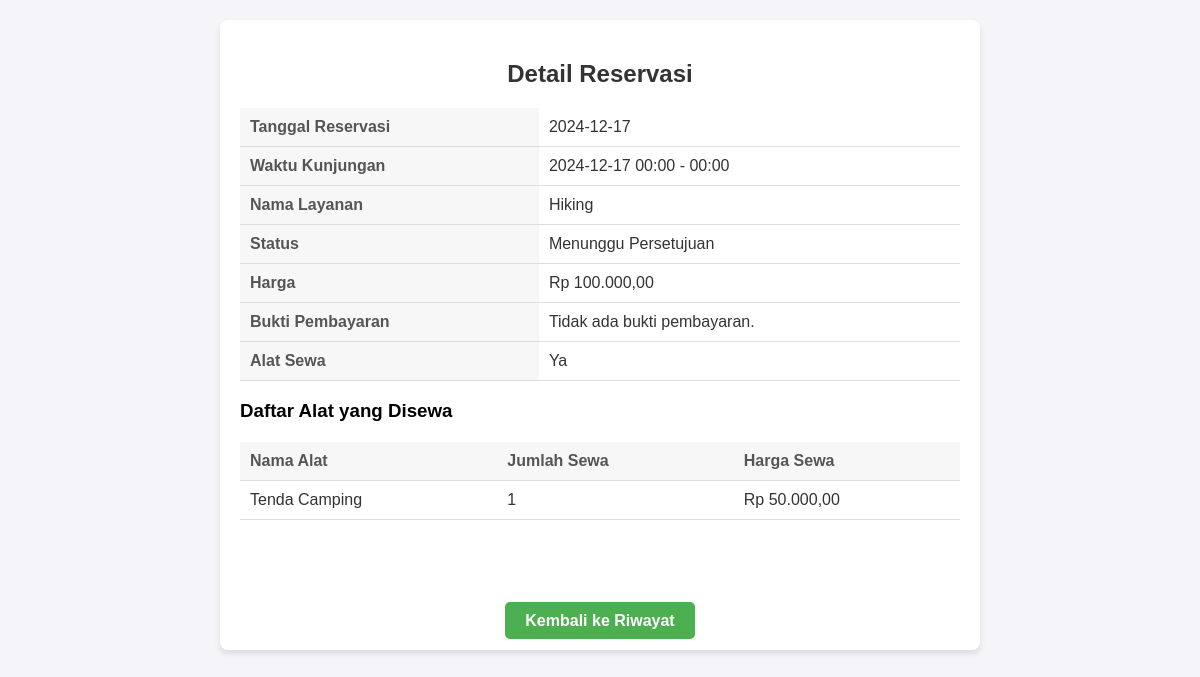
Page /campground/tourist/view_reservation.php?id_reservation=18 (signed in) on the committed database.
### tables this page shows
CREATE TABLE `tb_reservation` (
  `id_reservation` int(11) NOT NULL,
  `id_tourist` int(11) NOT NULL,
  `id_services` int(11) NOT NULL,
  `reservation_date` date NOT NULL,
  `visit_start_date` date NOT NULL,
  `visit_end_date` date NOT NULL,
  `payment_picture` text NOT NULL,
  `id_status` int(10) NOT NULL,
  `is_tools` tinyint(1) NOT NULL,
  `price` int(11) NOT NULL
);

CREATE TABLE `tb_services` (
  `id_services` int(11) NOT NULL,
  `name_services` varchar(50) NOT NULL,
  `desc_services` text NOT NULL,
  `price_services` float NOT NULL
);

CREATE TABLE `tb_status` (
  `id_status` int(11) NOT NULL,
  `title_status` varchar(50) NOT NULL,
  `desc_status` text NOT NULL
);

CREATE TABLE `tb_rent_tools` (
  `id_rent` int(11) NOT NULL,
  `id_tools` int(11) NOT NULL,
  `id_reservation` int(11) DEFAULT NULL,
  `rental_date` date NOT NULL,
  `return_date` date NOT NULL,
  `qty_rent` int(11) NOT NULL,
  `price_rent` int(100) NOT NULL,
  `id_off_reservation` int(11) DEFAULT NULL
);

CREATE TABLE `tb_tools` (
  `id_tools` int(11) NOT NULL,
  `name_tools` varchar(50) NOT NULL,
  `qty_tools` int(11) NOT NULL,
  `price_tools` float NOT NULL
);

### campground/tourist/view_reservation.php (the view, shortened to what this page needs)
<?php
include('db_connection.php');
$id_reservation = $_GET['id_reservation'];
$query = "SELECT tbr.reservation_date, tbr.visit_start_date, tbr.visit_end_date, tbs.name_services,
                 tbr.is_tools, tbr.price, tbst.title_status, tbr.id_status, tbr.id_tourist, tbr.payment_picture
          FROM `tb_reservation` tbr
          JOIN tb_tourist tbt ON tbt.id_tourist = tbr.id_tourist
          JOIN tb_services tbs ON tbs.id_services = tbr.id_services
          JOIN tb_status tbst ON tbst.id_status = tbr.id_status
          WHERE tbr.id_reservation = ?";
$stmt = $conn->prepare($query);
$stmt->bind_param('i', $id_reservation);
$stmt->execute();
$result = $stmt->get_result();
$reservation = $result->fetch_assoc();
$reservation_date = date('Y-m-d', strtotime($reservation['reservation_date']));
$visit_start_date = date('Y-m-d H:i', strtotime($reservation['visit_start_date']));
$visit_end_date = date('H:i', strtotime($reservation['visit_end_date']));
$status = $reservation['title_status'];
$price = number_format($reservation['price'], 2, ',', '.');
$tools_query = "SELECT tbt.name_tools, tbr.qty_rent, tbr.price_rent
                FROM `tb_rent_tools` tbr
                JOIN tb_tools tbt ON tbt.id_tools = tbr.id_tools
                WHERE tbr.id_reservation = ?";
$tools_stmt = $conn->prepare($tools_query);
$tools_stmt->bind_param('i', $id_reservation);
$tools_stmt->execute();
$tools_result = $tools_stmt->get_result();
?>
<!DOCTYPE html>
<html lang="en">
<head>
    <link rel="stylesheet" href="styleviewres.css">
</head>
<body>
    <div class="reservation-container">
        <h2>Detail Reservasi</h2>
        <table class="reservation-details">
            <tr>
                <th>Tanggal Reservasi</th>
                <td><?php echo $reservation_date; ?></td>
            </tr>
            <tr>
                <th>Waktu Kunjungan</th>
                <td><?php echo $visit_start_date . " - " . $visit_end_date; ?></td>
            </tr>
            <tr>
                <th>Nama Layanan</th>
                <td><?php echo $reservation['name_services']; ?></td>
            </tr>
            <tr>
                <th>Status</th>
                <td><?php echo $status; ?></td>
            </tr>
            <tr>
                <th>Harga</th>
                <td><?php echo "Rp " . $price; ?></td>
            </tr>
            <tr>
                <th>Bukti Pembayaran</th>
                <td>
                    <?php if (!empty($reservation['payment_picture'])): ?>
                        <img alt="Payment Proof" style="width: 100px; height: auto;">
                    <?php else: ?>
                        Tidak ada bukti pembayaran.
                    <?php endif; ?>
                </td>
            </tr>
            <tr>
                <th>Alat Sewa</th>
                <td><?php echo ($reservation['is_tools'] == 1) ? 'Ya' : 'Tidak'; ?></td>
            </tr>
        </table>
        <h3>Daftar Alat yang Disewa</h3>
        <table class="tools-table">
            <thead>
                <tr>
                    <th>Nama Alat</th>
                    <th>Jumlah Sewa</th>
                    <th>Harga Sewa</th>
                </tr>
            </thead>
            <tbody>
                <?php
                if ($tools_result->num_rows > 0) {
                    while ($tool = $tools_result->fetch_assoc()) {
                        $tool_price = number_format($tool['price_rent'], 2, ',', '.');
                        echo "
                        <tr>
                            <td>{$tool['name_tools']}</td>
                            <td>{$tool['qty_rent']}</td>
                            <td>Rp {$tool_price}</td>
                        </tr>";
                    }
                } else {
                    echo "<tr><td colspan='3'>No tools rented for this reservation.</td></tr>";
                }
                ?>
            </tbody>
        </table>
            <br></br>
        <br></br>
        <div class="back-btn">
            <a href="index.php">Kembali ke Riwayat</a>
        </div>
    </div>
</body>
</html>

### campground/tourist/styleviewres.css (style rules this page uses)
body { font-family: Arial, sans-serif; background-color: #f4f4f9; margin: 0; padding: 0; }
h2 { text-align: center; margin-top: 20px; color: #333; }
.reservation-container { width: 60%; margin: 20px auto; background-color: #fff; padding: 20px; border-radius: 8px; box-shadow: 0 4px 6px rgba(0, 0, 0, 0.1); }
table { width: 100%; margin-top: 20px; border-collapse: collapse; }
th, td { padding: 10px; text-align: left; border-bottom: 1px solid #ddd; }
th { background-color: #f7f7f7; color: #555; }
td { color: #333; }
.back-btn { text-align: center; margin-top: 20px; }
.back-btn a { background-color: #4CAF50; color: white; padding: 10px 20px; text-decoration: none; border-radius: 5px; font-weight: bold; }

### rows in the picture
tb_reservation: reservation_date "2024-12-17", visit_start_date "2024-12-17 00:00", visit_end_date "00:00", id_services.name_services "Hiking", id_status.title_status "Menunggu Persetujuan", price "100.000,00"
tb_rent_tools: id_tools.name_tools "Tenda Camping", qty_rent "1", price_rent "50.000,00"
